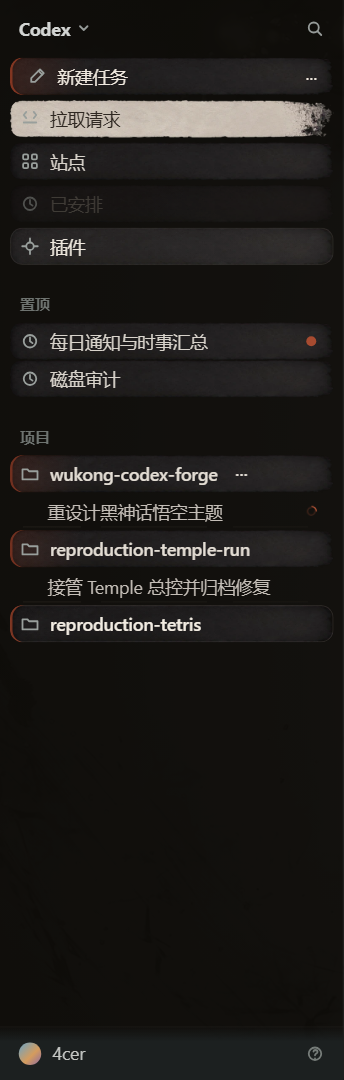
#> input picture artifacts/test-runs/v15-native-surfaces-2026-07-25T04-30-21-640Z/09-sidebar-state-matrix.png, 344 x 1080 px
$ python build-pet-base-qa.py --input ../artifacts/test-runs/v15-native-surfaces-2026-07-25T04-30-21-640Z/09-sidebar-state-matrix.png --cell-out out.png --preview-out out.png --metrics-out out.png
#> lines starting #> are read from the running program, lines starting #| are printed output that depends on the picture; after the words box and inside, x2 and y2 are one past the last pixel; in counts of white or black regions, pixels touching at a corner belong together
from __future__ import annotations

import argparse
import json
from pathlib import Path

import numpy as np
from PIL import Image


def parse_hex_color(value: str) -> tuple[int, int, int]:
    normalized = value.strip().lstrip("#")
    if len(normalized) != 6:
        raise argparse.ArgumentTypeError("expected a six-digit RGB color")
    try:
        return tuple(
            int(normalized[index : index + 2], 16)
            for index in (0, 2, 4)
        )
    except ValueError as error:
        raise argparse.ArgumentTypeError("expected a six-digit RGB color") from error


def require_new_file(path: Path) -> None:
    if path.exists():
        raise FileExistsError(f"refusing to overwrite existing file: {path}")
    path.parent.mkdir(parents=True, exist_ok=True)


def alpha_bbox(image: Image.Image, threshold: int) -> tuple[int, int, int, int]:
    alpha = np.asarray(image.getchannel("A"))
    ys, xs = np.where(alpha > threshold)
    if len(xs) == 0:
        raise ValueError("input has no visible pixels above the alpha threshold")
    return (
        int(xs.min()),
        int(ys.min()),
        int(xs.max()) + 1,
        int(ys.max()) + 1,
    )


def key_residue_metrics(
    image: Image.Image,
    key_color: tuple[int, int, int] | None,
    alpha_threshold: int,
) -> dict[str, int | float] | None:
    if key_color is None:
        return None
    rgba = np.asarray(image.convert("RGBA")).astype(np.int16)
    visible = rgba[..., 3] > alpha_threshold
    if not np.any(visible):
        return {
            "visible_pixels": 0,
            "key_dominant_pixels": 0,
            "key_dominant_ratio": 0.0,
        }

    rgb = rgba[..., :3]
    key = np.asarray(key_color, dtype=np.int16)
    distance = np.linalg.norm(rgb - key, axis=2)
    dominant_channel = int(np.argmax(key))
    other_channels = [index for index in range(3) if index != dominant_channel]
    dominance = (
        rgb[..., dominant_channel]
        - np.maximum(rgb[..., other_channels[0]], rgb[..., other_channels[1]])
    )
    key_dominant = visible & (distance < 105) & (dominance > 42)
    visible_count = int(np.count_nonzero(visible))
    residue_count = int(np.count_nonzero(key_dominant))
    return {
        "visible_pixels": visible_count,
        "key_dominant_pixels": residue_count,
        "key_dominant_ratio": round(residue_count / visible_count, 6),
    }


def main() -> None:
    parser = argparse.ArgumentParser(
        description=(
            "Fit a transparent Hatch Pet base candidate into one native Codex "
            "cell and write deterministic QA evidence."
        )
    )
    parser.add_argument("--input", required=True, type=Path)
    parser.add_argument("--cell-out", required=True, type=Path)
    parser.add_argument("--preview-out", required=True, type=Path)
    parser.add_argument("--metrics-out", required=True, type=Path)
    parser.add_argument("--cell-width", type=int, default=192)
    parser.add_argument("--cell-height", type=int, default=208)
    parser.add_argument("--margin-x", type=int, default=18)
    parser.add_argument("--margin-y", type=int, default=16)
    parser.add_argument("--alpha-threshold", type=int, default=16)
    parser.add_argument("--preview-scale", type=int, default=4)
    parser.add_argument(
        "--preview-background",
        type=parse_hex_color,
        default=parse_hex_color("#171917"),
    )
    parser.add_argument("--key-color", type=parse_hex_color)
    args = parser.parse_args()

    for output in (args.cell_out, args.preview_out, args.metrics_out):
        require_new_file(output)

    source = Image.open(args.input).convert("RGBA")
    source_bbox = alpha_bbox(source, args.alpha_threshold)
#> in alpha_bbox, `alpha = np.asarray(image.getchannel("A"))`: alpha: shape (1080, 344); every value is 255
#> source_bbox = (0, 0, 344, 1080)
    visible = source.crop(source_bbox)

    available_width = args.cell_width - (2 * args.margin_x)
    available_height = args.cell_height - (2 * args.margin_y)
    if available_width <= 0 or available_height <= 0:
        raise ValueError("safe margins leave no usable cell area")

    scale = min(
        available_width / visible.width,
        available_height / visible.height,
    )
#> scale = 0.163
    fitted_size = (
        max(1, round(visible.width * scale)),
        max(1, round(visible.height * scale)),
    )
#> fitted_size = (56, 176)
    fitted = visible.resize(fitted_size, Image.Resampling.LANCZOS)
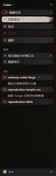
#> fitted: PIL image 56x176 RGBA; mean R, G, B, A 32, 29.8, 27.3, 255
    placement = (
        (args.cell_width - fitted.width) // 2,
        (args.cell_height - fitted.height) // 2,
    )
#> placement = (68, 16)

    cell = Image.new("RGBA", (args.cell_width, args.cell_height), (0, 0, 0, 0))
#> cell: PIL image 192x208 RGBA; every value is 0
    cell.alpha_composite(fitted, placement)
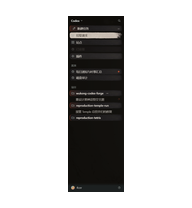
#> cell: PIL image 192x208 RGBA; mean R, G, B, A 7.9, 7.4, 6.7, 62.9; transparent parts drawn white
    cell.save(args.cell_out)

    background = Image.new(
        "RGBA",
        cell.size,
        (*args.preview_background, 255),
    )
    preview = Image.alpha_composite(background, cell).convert("RGB").resize(
        (
            args.cell_width * args.preview_scale,
            args.cell_height * args.preview_scale,
        ),
        Image.Resampling.NEAREST,
    )
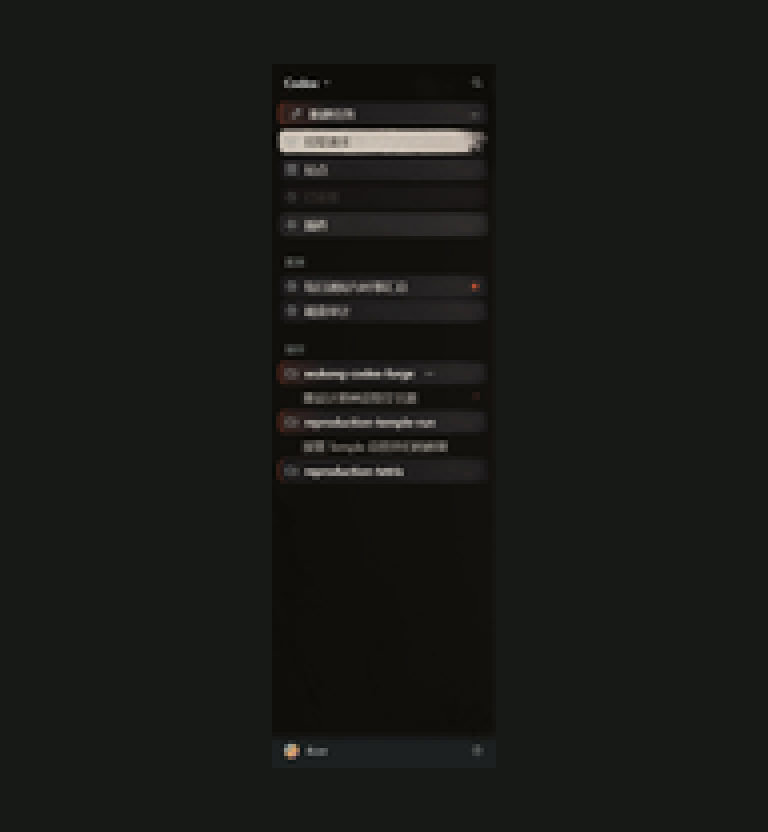
#> preview: PIL image 768x832 RGB; mean R, G, B 25.2, 26.2, 24.1
    preview.save(args.preview_out)

    cell_bbox = alpha_bbox(cell, args.alpha_threshold)
#> call 2 of alpha_bbox, with threshold = 16
#> in alpha_bbox (call 2), `alpha = np.asarray(image.getchannel("A"))`:
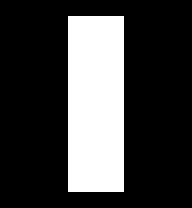
#> alpha: shape (208, 192); 24.7% white; 1 white region, box (x1, y1, x2, y2) and area: (68, 16, 124, 192) 9856
#> in alpha_bbox (call 2), `ys, xs = np.where(alpha > threshold)`: ys = 9856 values from 16 to 191; xs = 9856 values, max 123 at index 55, min 68 at index 0, mean 95.5
#> cell_bbox = (68, 16, 124, 192)
    margins = {
        "left": cell_bbox[0],
        "top": cell_bbox[1],
        "right": args.cell_width - cell_bbox[2],
        "bottom": args.cell_height - cell_bbox[3],
    }
#> margins = {'left': 68, 'top': 16, 'right': 68, 'bottom': 16}
    metrics = {
        "contract": "hatch-pet-v2-canonical-base-native-cell",
        "input": str(args.input),
        "source_size": list(source.size),
        "source_alpha_bbox": list(source_bbox),
        "cell_size": [args.cell_width, args.cell_height],
        "safe_margin": [args.margin_x, args.margin_y],
        "fitted_size": list(fitted_size),
        "placement": list(placement),
        "cell_alpha_bbox": list(cell_bbox),
        "actual_margins": margins,
        "safe_margin_pass": (
            margins["left"] >= args.margin_x
            and margins["right"] >= args.margin_x
            and margins["top"] >= args.margin_y
            and margins["bottom"] >= args.margin_y
        ),
        "key_residue": key_residue_metrics(
            cell,
            args.key_color,
            args.alpha_threshold,
        ),
    }
    args.metrics_out.write_text(
        json.dumps(metrics, ensure_ascii=False, indent=2) + "\n",
        encoding="utf-8",
    )
    print(json.dumps(metrics, ensure_ascii=False, indent=2))
#> (printed output is left out)


if __name__ == "__main__":
    main()
